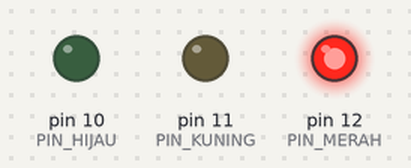
A sketch run on a simulated Arduino Uno, built with avr-gcc and run on an emulated ATmega328P. Shown: output pins drawn as LEDs (lit = HIGH).

Above: at 0.1 s.
At 8.1 s:
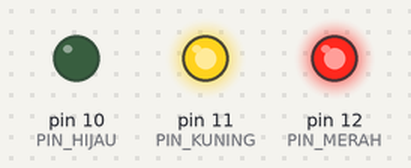
At 9.1 s:
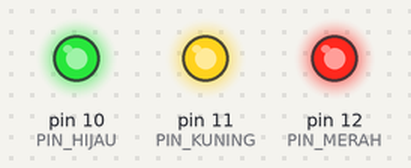
Timing chart, 0 to 10.6 s (numbered marks = the images above):
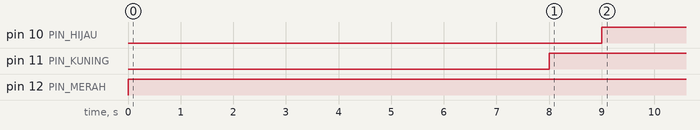

Measured:
- by itself, pin 10 (PIN_HIJAU): LOW → HIGH at 9.0 s
- by itself, pin 11 (PIN_KUNING): LOW → HIGH at 8.0 s
- by itself, pin 12 (PIN_MERAH): LOW → HIGH at 0.00 s

The sketch:

project_2.ino
```cpp
const int PIN_MERAH = 12;
const int PIN_KUNING = 11;
const int PIN_HIJAU = 10;

const int TUNDA_MERAH = 8000;
const int TUNDA_KUNING = 1000;
const int TUNDA_HIJAU = 2000;

void setup() {
  // put your setup code here, to run once:
  pinMode(PIN_MERAH, OUTPUT);
  pinMode(PIN_KUNING, OUTPUT);
  pinMode(PIN_HIJAU, OUTPUT);
}

void loop() {
  // put your main code here, to run repeatedly:
  digitalWrite(PIN_MERAH, HIGH);
  delay(TUNDA_MERAH);

  digitalWrite(PIN_KUNING, HIGH);
  delay(TUNDA_KUNING);

  digitalWrite(PIN_HIJAU, HIGH);
  delay(TUNDA_HIJAU);
}
```
